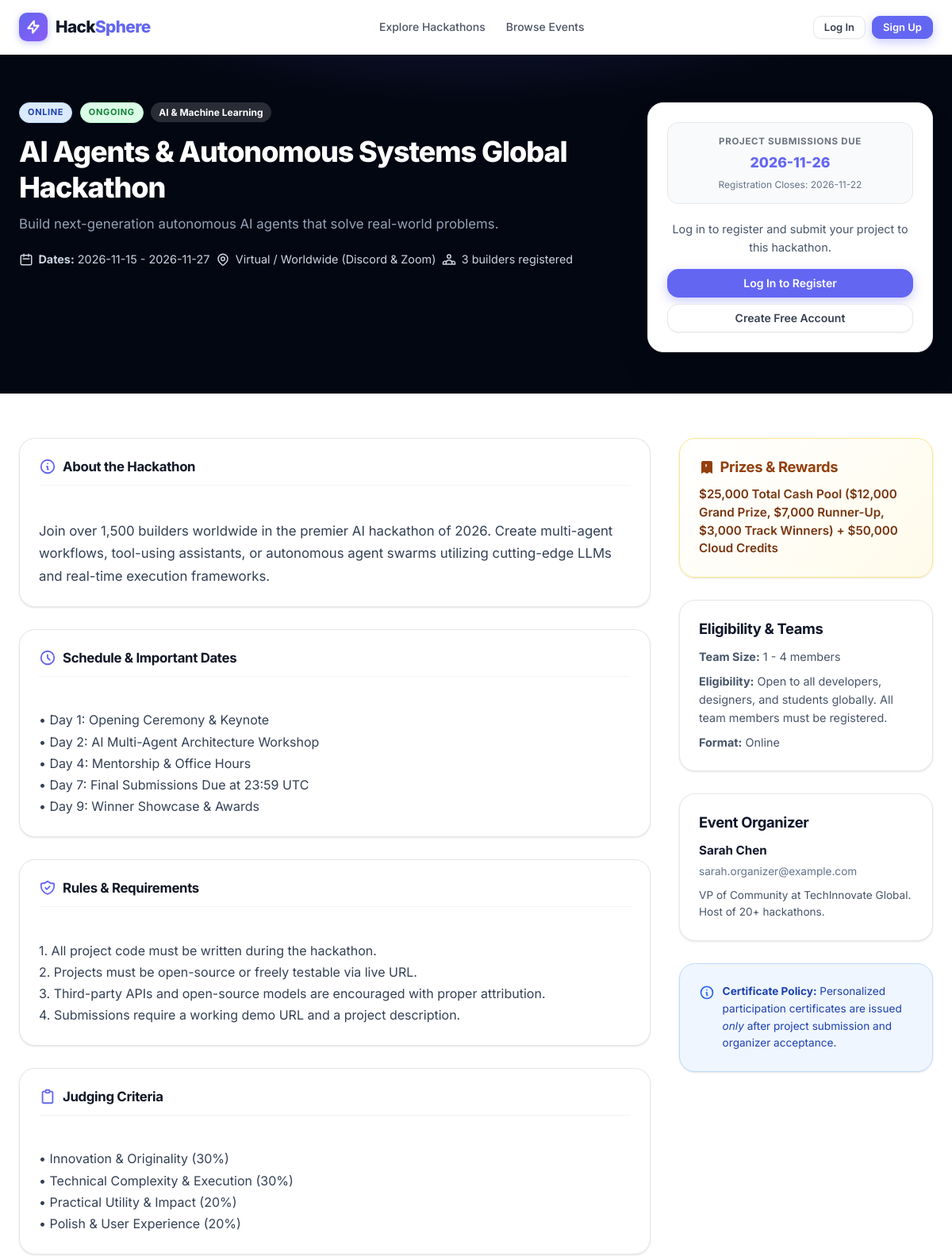
The app's page /hackathon/1 (upper part), older data.
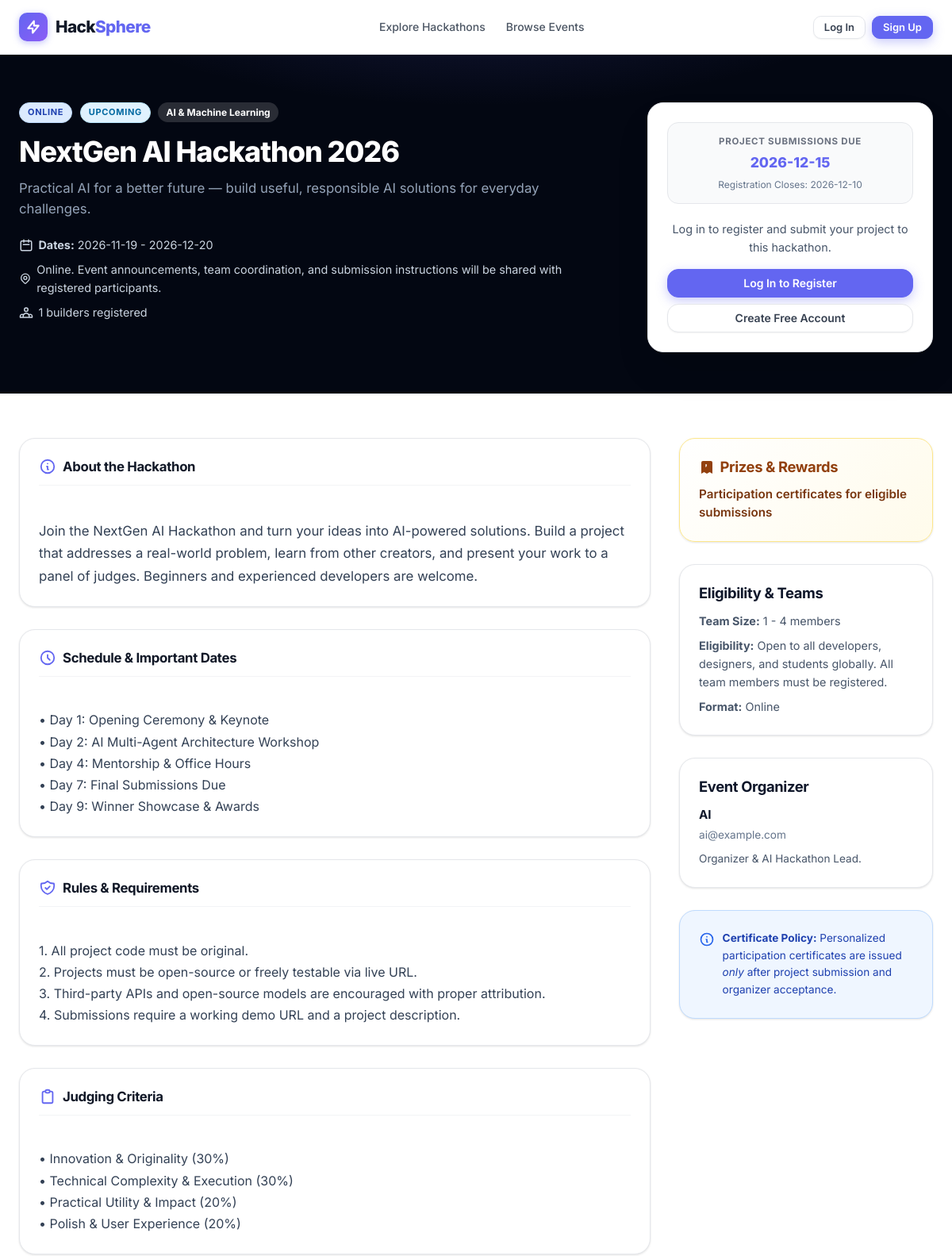
The same page, newer data.
### tables this page shows
CREATE TABLE hackathons (
        id INTEGER PRIMARY KEY AUTOINCREMENT,
        organizer_id INTEGER NOT NULL,
        title TEXT NOT NULL,
        tagline TEXT,
        description TEXT NOT NULL,
        theme TEXT NOT NULL,
        format TEXT NOT NULL DEFAULT 'online', -- 'online', 'in-person', 'hybrid'
        location TEXT,
        start_date TEXT NOT NULL,
        end_date TEXT NOT NULL,
        registration_deadline TEXT NOT NULL,
        submission_deadline TEXT NOT NULL,
        team_size_min INTEGER NOT NULL DEFAULT 1,
        team_size_max INTEGER NOT NULL DEFAULT 4,
        eligibility TEXT,
        rules TEXT,
        schedule TEXT,
        judging_criteria TEXT,
        prizes TEXT,
        banner_url TEXT,
        status TEXT NOT NULL DEFAULT 'upcoming', -- 'upcoming', 'ongoing', 'ended'
        created_at TEXT NOT NULL,
        updated_at TEXT NOT NULL,
        FOREIGN KEY (organizer_id) REFERENCES users (id) ON DELETE CASCADE
    );

### app.py (the view, shortened to what this page needs)
@app.route("/hackathons/<int:hackathon_id>")
@app.route("/hackathon/<int:hackathon_id>")
def hackathon_detail(hackathon_id):
    db = get_db()
    hackathon = db.execute("""
        SELECT h.*, COALESCE(u.name, 'Hackathon Host') as organizer_name,
               COALESCE(u.email, 'host@hacksphere.com') as organizer_email,
               COALESCE(u.bio, '') as organizer_bio
        FROM hackathons h
        LEFT JOIN users u ON h.organizer_id = u.id
        WHERE h.id = ?
    """, (hackathon_id,)).fetchone()
    if not hackathon:
        db.close()
        flash("The requested hackathon could not be found. It may have concluded or been removed.", "warning")
        return redirect(url_for("hackathons_list"))
    participant_count = db.execute(
        "SELECT COUNT(*) as count FROM registrations WHERE hackathon_id = ?",
        (hackathon_id,)
    ).fetchone()["count"]
    submission_count = db.execute(
        "SELECT COUNT(*) as count FROM submissions WHERE hackathon_id = ?",
        (hackathon_id,)
    ).fetchone()["count"]
    user_id = session.get("user_id")
    is_registered = False
    registration = None
    user_submission = None
    user_certificate = None
    db.close()
    return render_template(
        "hackathons/detail.html",
        hackathon=hackathon,
        participant_count=participant_count,
        submission_count=submission_count,
        is_registered=is_registered,
        registration=registration,
        user_submission=user_submission,
        user_certificate=user_certificate
    )

### app.py (called while the page is built, shortened)
@app.teardown_appcontext
def teardown_db(exception=None):
    close_db_connection(exception)

@app.before_request
def sync_ephemeral_container_data():
    if not IS_VERCEL:
        return  # Skip sync in local/test mode — file-based SQLite already persists

@app.after_request
def persist_container_cookies(response):
    if not IS_VERCEL:
        return response  # Skip cookie persistence in local/test mode

@app.context_processor
def inject_global_data():
    current_user = get_current_user()
    return {
        "current_user": current_user,
        "now": datetime.now()
    }

### auth.py (called while the page is built, shortened)
def get_current_user():
    user_id = session.get("user_id")
    if not user_id:
        return None

### database.py (called while the page is built)
def create_raw_connection():
    ensure_db_file()
    conn = sqlite3.connect(
        DB_PATH,
        timeout=60.0,
        check_same_thread=False
    )
    conn.row_factory = sqlite3.Row
    try:
        conn.execute("PRAGMA journal_mode = WAL;")
    except Exception:
        pass
    try:
        conn.execute("PRAGMA busy_timeout = 60000;")
    except Exception:
        pass
    try:
        conn.execute("PRAGMA synchronous = NORMAL;")
    except Exception:
        pass
    try:
        conn.execute("PRAGMA temp_store = MEMORY;")
    except Exception:
        pass
    conn.execute("PRAGMA foreign_keys = ON;")
    return conn

def get_db():
    try:
        from flask import g, has_app_context
        if has_app_context():
            if not hasattr(g, "_database") or g._database is None:
                g._database = create_raw_connection()
            return RobustConnectionProxy(g._database, is_request=True)
    except (ImportError, RuntimeError):
        pass
    return RobustConnectionProxy(create_raw_connection(), is_request=False)

def close_db_connection(e=None):
    try:
        from flask import g
        db = getattr(g, "_database", None)
        if db is not None:
            g._database = None
            try:
                if e is not None:
                    db.rollback()
                else:
                    db.commit()
            except Exception:
                pass
            try:
                db.close()
            except Exception:
                pass
    except (ImportError, RuntimeError):
        pass

    def close(self):
        if not self._is_request:
            try:
                self._conn.close()
            except Exception:
                pass

### templates/hackathons/detail.html (shortened to what this page needs)
{% extends "base.html" %}
{% block content %}
<div class="detail-hero">
  <div class="container">
    <div class="detail-header-grid">
      <div>
        <div style="display: flex; gap: 0.6rem; align-items: center; flex-wrap: wrap;">
          <span class="badge badge-{{ hackathon.format }}">{{ hackathon.format }}</span>
          <span class="badge badge-{{ hackathon.status }}">{{ hackathon.status }}</span>
          <span class="badge badge-tag" style="background: rgba(255,255,255,0.15); color: #ffffff; border: none;">{{ hackathon.theme }}</span>
        </div>
        <h1 class="detail-title">{{ hackathon.title }}</h1>
        <p class="detail-tagline">{{ hackathon.tagline or hackathon.description }}</p>
        <div class="detail-meta-pills">
          <div style="display: flex; align-items: center; gap: 0.4rem; font-size: 0.9rem; color: #cbd5e1;">
            <svg width="18" height="18" fill="none" stroke="currentColor" viewBox="0 0 24 24">
              <path stroke-linecap="round" stroke-linejoin="round" stroke-width="2" d="M8 7V3m8 4V3m-9 8h10M5 21h14a2 2 0 002-2V7a2 2 0 00-2-2H5a2 2 0 00-2 2v12a2 2 0 002 2z"/>
            </svg>
            <span><strong>Dates:</strong> {{ hackathon.start_date }} - {{ hackathon.end_date }}</span>
          </div>
          {% if hackathon.location %}
            <div style="display: flex; align-items: center; gap: 0.4rem; font-size: 0.9rem; color: #cbd5e1;">
              <span>{{ hackathon.location }}</span>
            </div>
          {% endif %}
          <div style="display: flex; align-items: center; gap: 0.4rem; font-size: 0.9rem; color: #cbd5e1;">
            <span>{{ participant_count }} builders registered</span>
          </div>
        </div>
      </div>
      <div class="cta-card">
        <div class="countdown-box">
          <div class="countdown-label">Project Submissions Due</div>
          <div class="countdown-val">{{ hackathon.submission_deadline }}</div>
          <div style="font-size: 0.75rem; color: var(--slate-500); margin-top: 0.2rem;">Registration Closes: {{ hackathon.registration_deadline }}</div>
        </div>
        {% if not current_user %}
          <div style="text-align: center;">
            <p style="font-size: 0.9rem; color: var(--slate-600); margin-bottom: 1rem;">Log in to register and submit your project to this hackathon.</p>
            <a href="{{ url_for('auth_login', next=request.path) }}" class="btn btn-primary" style="width: 100%; margin-bottom: 0.5rem;">Log In to Register</a>
            <a href="{{ url_for('auth_signup', role='participant') }}" class="btn btn-secondary" style="width: 100%;">Create Free Account</a>
          </div>
        {% endif %}
      </div>
    </div>
  </div>
</div>
<div class="container">
  <div class="detail-layout">
    <div class="detail-content">
      <div class="content-block">
        <h2 class="block-title">
          <svg width="22" height="22" fill="none" stroke="var(--primary)" viewBox="0 0 24 24">
            <path stroke-linecap="round" stroke-linejoin="round" stroke-width="2" d="M13 16h-1v-4h-1m1-4h.01M21 12a9 9 0 11-18 0 9 9 0 0118 0z"/>
          </svg>
          About the Hackathon
        </h2>
        <div style="font-size: 1.05rem; color: var(--slate-700); white-space: pre-line; line-height: 1.7;">
          {{ hackathon.description }}
        </div>
      </div>
      {% if hackathon.schedule %}
        <div class="content-block">
          <h2 class="block-title">
            <svg width="22" height="22" fill="none" stroke="var(--primary)" viewBox="0 0 24 24">
              <path stroke-linecap="round" stroke-linejoin="round" stroke-width="2" d="M12 8v4l3 3m6-3a9 9 0 11-18 0 9 9 0 0118 0z"/>
            </svg>
            Schedule & Important Dates
          </h2>
          <div style="white-space: pre-line; color: var(--slate-700); line-height: 1.7;">
            {{ hackathon.schedule }}
          </div>
        </div>
      {% endif %}
      {% if hackathon.rules %}
        <div class="content-block">
          <h2 class="block-title">
            Rules & Requirements
          </h2>
          <div style="white-space: pre-line; color: var(--slate-700); line-height: 1.7;">
            {{ hackathon.rules }}
          </div>
        </div>
      {% endif %}
      {% if hackathon.judging_criteria %}
        <div class="content-block">
          <h2 class="block-title">
            <svg width="22" height="22" fill="none" stroke="var(--primary)" viewBox="0 0 24 24">
              <path stroke-linecap="round" stroke-linejoin="round" stroke-width="2" d="M9 5H7a2 2 0 00-2 2v12a2 2 0 002 2h10a2 2 0 002-2V7a2 2 0 00-2-2h-2M9 5a2 2 0 002 2h2a2 2 0 002-2M9 5a2 2 0 012-2h2a2 2 0 012 2"/>
            </svg>
            Judging Criteria
          </h2>
          <div style="white-space: pre-line; color: var(--slate-700); line-height: 1.7;">
            {{ hackathon.judging_criteria }}
          </div>
        </div>
      {% endif %}
    </div>
    <div style="display: flex; flex-direction: column; gap: 1.75rem;">
      {% if hackathon.prizes %}
        <div class="content-block" style="background: linear-gradient(135deg, #ffffff 0%, #fffbeb 100%); border-color: #fde68a;">
          <h3 style="font-size: 1.15rem; font-weight: 700; color: #92400e; margin-bottom: 0.75rem; display: flex; align-items: center; gap: 0.4rem;">
            <svg width="20" height="20" fill="currentColor" viewBox="0 0 20 20">
              <path fill-rule="evenodd" d="M5 2a2 2 0 00-2 2v14l3.5-2 3.5 2 3.5-2 3.5 2V4a2 2 0 00-2-2H5zm4.707 5.707a1 1 0 00-1.414-1.414L8.414 10l1.293-1.293z" clip-rule="evenodd"/>
            </svg>
            Prizes & Rewards
          </h3>
          <div style="font-size: 0.95rem; color: #78350f; font-weight: 600; line-height: 1.5;">
            {{ hackathon.prizes }}
          </div>
        </div>
      {% endif %}
      <div class="content-block">
        <h3 style="font-size: 1.15rem; font-weight: 700; color: var(--slate-900); margin-bottom: 0.75rem;">Eligibility & Teams</h3>
        <div style="font-size: 0.9rem; color: var(--slate-600); display: flex; flex-direction: column; gap: 0.5rem;">
          <div><strong>Team Size:</strong> {{ hackathon.team_size_min }} - {{ hackathon.team_size_max }} members</div>
          <div><strong>Eligibility:</strong> {{ hackathon.eligibility or 'Open to developers globally' }}</div>
          <div><strong>Format:</strong> {{ hackathon.format|capitalize }}</div>
        </div>
      </div>
      <div class="content-block">
        <h3 style="font-size: 1.15rem; font-weight: 700; color: var(--slate-900); margin-bottom: 0.75rem;">Event Organizer</h3>
        <div style="font-size: 0.95rem; font-weight: 700; color: var(--slate-900);">{{ hackathon.organizer_name }}</div>
        <div style="font-size: 0.85rem; color: var(--slate-500); margin-top: 0.2rem;">{{ hackathon.organizer_email }}</div>
        {% if hackathon.organizer_bio %}
          <div style="font-size: 0.85rem; color: var(--slate-600); margin-top: 0.5rem;">{{ hackathon.organizer_bio }}</div>
        {% endif %}
      </div>
      <div class="content-block" style="background: #eff6ff; border-color: #bfdbfe;">
        <div style="display: flex; gap: 0.6rem; align-items: flex-start;">
          <svg width="20" height="20" fill="none" stroke="#2563eb" viewBox="0 0 24 24" style="flex-shrink: 0; margin-top: 2px;">
            <path stroke-linecap="round" stroke-linejoin="round" stroke-width="2" d="M13 16h-1v-4h-1m1-4h.01M21 12a9 9 0 11-18 0 9 9 0 0118 0z"/>
          </svg>
          <div style="font-size: 0.85rem; color: #1e40af;">
            <strong>Certificate Policy:</strong> Personalized participation certificates are issued <em>only</em> after project submission and organizer acceptance.
          </div>
        </div>
      </div>
    </div>
  </div>
</div>
{% endblock %}

### templates/base.html (shortened to what this page needs)
<!DOCTYPE html>
<html lang="en">
<head>
  <link rel="stylesheet" href="{{ url_for('static', filename='css/style.css') }}">
</head>
<body>
  <nav class="navbar">
    <div class="nav-container">
      <a href="{{ url_for('index') }}" class="brand">
        <div class="brand-icon">
          <svg width="20" height="20" fill="none" stroke="currentColor" viewBox="0 0 24 24">
            <path stroke-linecap="round" stroke-linejoin="round" stroke-width="2.5" d="M13 10V3L4 14h7v7l9-11h-7z"/>
          </svg>
        </div>
        <span>Hack<span class="accent">Sphere</span></span>
      </a>
      <ul class="nav-links">
        <li><a href="{{ url_for('hackathons_list') }}">Explore Hackathons</a></li>
        {% if current_user %}
          {% if current_user.role == 'admin' %}
            <li><a href="{{ url_for('admin_dashboard') }}" style="color: #8b5cf6; font-weight: 700;">🛡️ Admin Center</a></li>
          {% elif current_user.role == 'organizer' %}
            <li><a href="{{ url_for('organizer_dashboard') }}">Organizer Hub</a></li>
            <li><a href="{{ url_for('hackathon_create') }}" class="btn btn-sm btn-outline">+ Host Hackathon</a></li>
          {% else %}
            <li><a href="{{ url_for('participant_dashboard') }}">My Dashboard</a></li>
            <li><a href="{{ url_for('participant_profile') }}">Profile</a></li>
          {% endif %}
        {% else %}
          <li><a href="{{ url_for('hackathons_list') }}">Browse Events</a></li>
        {% endif %}
      </ul>
      <div class="nav-actions nav-actions-desktop">
        {% if current_user %}
          <div class="user-badge">
            <svg width="16" height="16" fill="none" stroke="currentColor" viewBox="0 0 24 24">
              <path stroke-linecap="round" stroke-linejoin="round" stroke-width="2" d="M16 7a4 4 0 11-8 0 4 4 0 018 0zM12 14a7 7 0 00-7 7h14a7 7 0 00-7-7z"/>
            </svg>
            <span>{{ current_user.name.split()[0] }}</span>
            <span class="user-role-tag role-{{ current_user.role }}">{{ current_user.role }}</span>
          </div>
          {% if current_user.role == 'admin' %}
            <a href="{{ url_for('admin_dashboard') }}" class="btn btn-sm btn-secondary" style="border-color: #8b5cf6; color: #6d28d9;">Admin Console</a>
          {% elif current_user.role == 'organizer' %}
            <a href="{{ url_for('organizer_dashboard') }}" class="btn btn-sm btn-secondary">Dashboard</a>
          {% else %}
            <a href="{{ url_for('participant_dashboard') }}" class="btn btn-sm btn-secondary">My Events</a>
          {% endif %}
          <a href="{{ url_for('auth_logout') }}" class="btn btn-sm btn-outline">Log Out</a>
        {% else %}
          <a href="{{ url_for('auth_login') }}" class="btn btn-sm btn-secondary">Log In</a>
          <a href="{{ url_for('auth_signup') }}" class="btn btn-sm btn-primary">Sign Up</a>
        {% endif %}
      </div>
    </div>
  </nav>
  <main>
    {% block content %}{% endblock %}
  </main>
</body>
</html>

Row changes from the older to the newer data that the page shows:
changed hackathons "Online": status "ONGOING" → "UPCOMING"; title "AI Agents & Autonomous Systems Global Hackathon" → "NextGen AI Hackathon 2026"; tagline "Build next-generation autonomous AI agents that solve real-world problems." → "Practical AI for a better future — build useful, responsible AI solutions for everyday challenges."; start_date "2026-11-15" → "2026-11-19"; end_date "2026-11-27" → "2026-12-20"; location "Virtual / Worldwide (Discord & Zoom)" → "Online. Event announcements, team coordination, and submission instructions will be shared with registered participants."; submission_deadline "2026-11-26" → "2026-12-15"; registration_deadline "2026-11-22" → "2026-12-10"; description "Join over 1,500 builders worldwide in the premier AI hackathon of 2026. Create multi-agent workflows, tool-using assistants, or autonomous agent swarms utilizing cutting-edge LLMs and real-time execution frameworks." → "Join the NextGen AI Hackathon and turn your ideas into AI-powered solutions. Build a project that addresses a real-world problem, learn from other creators, and present your work to a panel of judges. Beginners and experienced developers are welcome."; schedule "…7: Final Submissions Due at 23:59 UTC • Day 9: Winner…" → "…7: Final Submissions Due • Day 9: Winner…"; rules "…project code must be written during the hackathon. 2. Projects must be…" → "…project code must be original. 2. Projects must be…"; prizes "$25,000 Total Cash Pool ($12,000 Grand Prize, $7,000 Runner-Up, $3,000 Track Winners) + $50,000 Cloud Credits" → "Participation certificates for eligible submissions"
Text that changed along with them:
{{ participant_count }}: "3" → "1"
{{ hackathon.organizer_name }}: "Sarah Chen" → "AI"
{{ hackathon.organizer_email }}: "sarah.organizer@example.com" → "ai@example.com"
{{ hackathon.organizer_bio }}: "VP of Community at TechInnovate Global. Host of 20+ hackathons." → "Organizer & AI Hackathon Lead."
